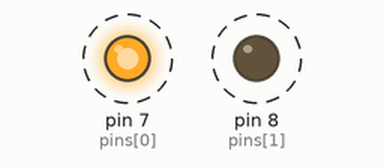
Simulated run of this sketch. Board: Arduino Uno, built with avr-gcc and run on an emulated ATmega328P. Parts: output pins drawn as LEDs (lit = HIGH). Dashed ring = blinking.

Above: at 0.2 s.
Timing chart, 0 to 3.0 s (numbered marks = the images above):
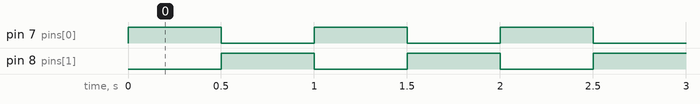

Measured:
- by itself, pin 7 (pins[0]), pin 8 (pins[1]): alternates HIGH for 0.50 s and LOW for 0.50 s
- by itself, everything shown: repeats every 1.0 s, in 3 steps

The sketch:

led_blink.ino
```cpp
const int pins[] = {7, 8};                          //initialize array of pins
const int length = sizeof(pins)/sizeof(int);        //get the length of the array

void setup() {
    for(int pin=0; pin < length; pin++){            //set all pins pinMODE to OUTPUT
        pinMode(pins[pin], OUTPUT);
    }
}

void loop() {
    for(int pin=0; pin < length; pin++){            //linearly scan through the pins
        digitalWrite(pins[pin], 1);                 //turn on the current pin
        delay(500);                                 //sets time interval
        digitalWrite(pins[pin], 0);                 //turn off the current pin
    }

}
```
